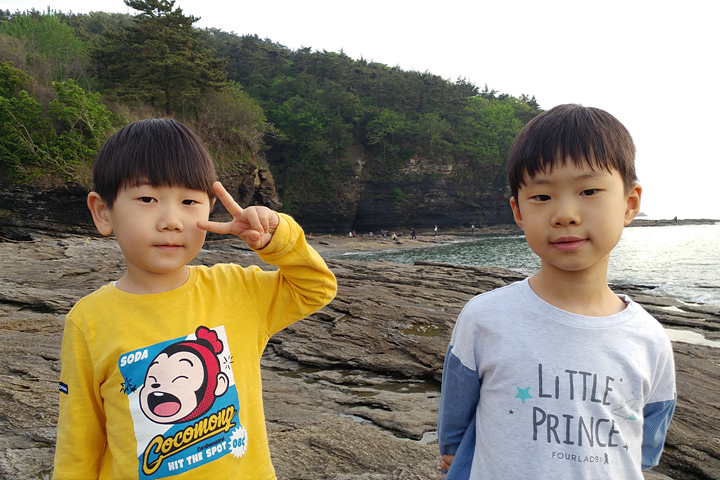
#> input picture week_1/kids.png, 720 x 480 px
$ python red_filter.py
#> lines starting #> are read from the running program, lines starting #| are printed output that depends on the picture; after the words box and inside, x2 and y2 are one past the last pixel; in counts of white or black regions, pixels touching at a corner belong together
import cv2
import numpy as np


def load_image(path):
    """이미지 파일을 불러오는 함수"""
#> called with path = 'kids.png'
    image = cv2.imread(path)
#> image is the input picture: shape (480, 720, 3); mean B, G, R 116.9, 134.4, 141.2
    if image is None:
        raise FileNotFoundError(f"이미지를 불러올 수 없습니다: {path}")
    return image


def filter_red(image):
    """이미지에서 빨간색 영역만 필터링하는 함수"""
    hsv = cv2.cvtColor(image, cv2.COLOR_BGR2HSV)
#> hsv: shape (480, 720, 3); mean H, S, V 42.5, 66.6, 147.6

    lower_red1 = np.array([0, 120, 70])
    upper_red1 = np.array([10, 255, 255])
    lower_red2 = np.array([170, 120, 70])
    upper_red2 = np.array([180, 255, 255])

    mask1 = cv2.inRange(hsv, lower_red1, upper_red1)
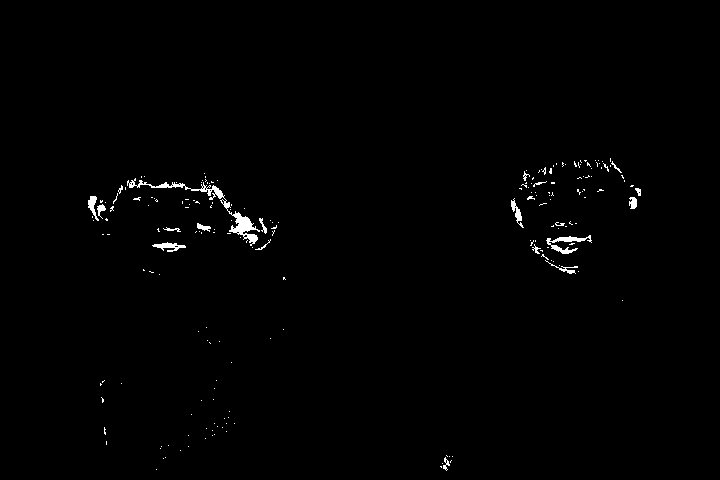
#> mask1: shape (480, 720); 0.8% white; 196 white regions (176 under 20 px), largest, box (x1, y1, x2, y2) and area: (127, 178, 260, 246) 868, (546, 235, 592, 254) 288, (152, 242, 186, 252) 158
    mask2 = cv2.inRange(hsv, lower_red2, upper_red2)
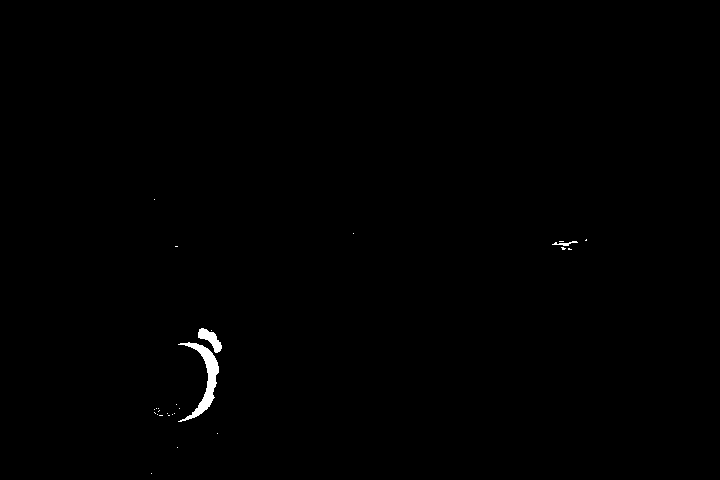
#> mask2: shape (480, 720); 0.36% white; 27 white regions (24 under 20 px), largest, box (x1, y1, x2, y2) and area: (178, 342, 219, 422) 866, (198, 328, 222, 353) 276, (552, 241, 578, 246) 54
    mask = mask1 + mask2
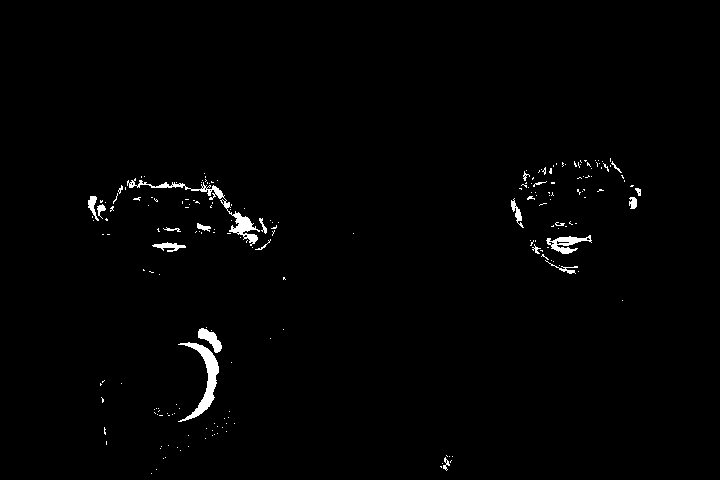
#> mask: shape (480, 720); 1.2% white; 205 white regions (183 under 20 px), largest, box (x1, y1, x2, y2) and area: (178, 342, 219, 422) 871, (127, 178, 260, 246) 868, (546, 235, 592, 254) 374

    result = cv2.bitwise_and(image, image, mask=mask)
    return result


def save_image(image, path):
    """결과 이미지를 저장하는 함수"""
    cv2.imwrite(path, image)
    print(f"완료! {path} 파일로 저장됐어요.")


def main():
    """전체 과정을 실행하는 메인 함수"""
    image = load_image('kids.png')
    result = filter_red(image)
    save_image(result, 'kids_red_filtered.png')


if __name__ == "__main__":
    main()
